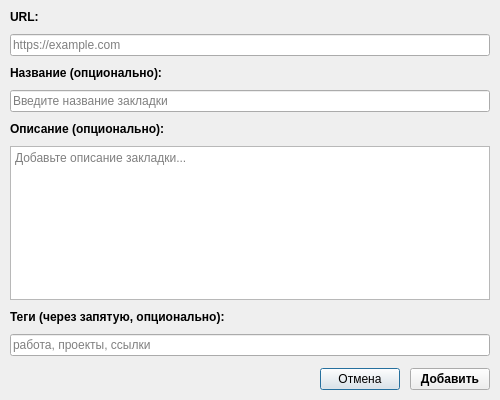
<?xml version="1.0" encoding="UTF-8"?>
<ui version="4.0">
 <class>AddBookmarkDialog</class>
 <widget class="QDialog" name="AddBookmarkDialog">
  <property name="geometry">
   <rect>
    <x>0</x>
    <y>0</y>
    <width>500</width>
    <height>400</height>
   </rect>
  </property>
  <property name="windowTitle">
   <string>Добавить закладку</string>
  </property>
  <layout class="QVBoxLayout" name="verticalLayout">
   <property name="spacing">
    <number>10</number>
   </property>
   <property name="leftMargin">
    <number>10</number>
   </property>
   <property name="topMargin">
    <number>10</number>
   </property>
   <property name="rightMargin">
    <number>10</number>
   </property>
   <property name="bottomMargin">
    <number>10</number>
   </property>
   <item>
    <widget class="QLabel" name="url_label">
     <property name="text">
      <string>URL:</string>
     </property>
     <property name="styleSheet">
      <string notr="true">font-weight: bold;</string>
     </property>
    </widget>
   </item>
   <item>
    <widget class="QLineEdit" name="url_edit">
     <property name="placeholderText">
      <string>https://example.com</string>
     </property>
    </widget>
   </item>
   <item>
    <widget class="QLabel" name="title_label">
     <property name="text">
      <string>Название (опционально):</string>
     </property>
     <property name="styleSheet">
      <string notr="true">font-weight: bold;</string>
     </property>
    </widget>
   </item>
   <item>
    <widget class="QLineEdit" name="title_edit">
     <property name="placeholderText">
      <string>Введите название закладки</string>
     </property>
    </widget>
   </item>
   <item>
    <widget class="QLabel" name="description_label">
     <property name="text">
      <string>Описание (опционально):</string>
     </property>
     <property name="styleSheet">
      <string notr="true">font-weight: bold;</string>
     </property>
    </widget>
   </item>
   <item>
    <widget class="QTextEdit" name="description_edit">
     <property name="maximumHeight">
      <number>80</number>
     </property>
     <property name="placeholderText">
      <string>Добавьте описание закладки...</string>
     </property>
     <property name="acceptRichText">
      <bool>false</bool>
     </property>
    </widget>
   </item>
   <item>
    <widget class="QLabel" name="tags_label">
     <property name="text">
      <string>Теги (через запятую, опционально):</string>
     </property>
     <property name="styleSheet">
      <string notr="true">font-weight: bold;</string>
     </property>
    </widget>
   </item>
   <item>
    <widget class="QLineEdit" name="tags_edit">
     <property name="placeholderText">
      <string>работа, проекты, ссылки</string>
     </property>
    </widget>
   </item>
   <item>
    <spacer name="verticalSpacer">
     <property name="orientation">
      <enum>Qt::Vertical</enum>
     </property>
     <property name="sizeHint" stdset="0">
      <size>
       <width>20</width>
       <height>40</height>
      </size>
     </property>
    </spacer>
   </item>
   <item>
    <layout class="QHBoxLayout" name="button_layout">
     <property name="spacing">
      <number>10</number>
     </property>
     <item>
      <spacer name="horizontalSpacer">
       <property name="orientation">
        <enum>Qt::Horizontal</enum>
       </property>
       <property name="sizeHint" stdset="0">
        <size>
         <width>40</width>
         <height>20</height>
        </size>
       </property>
      </spacer>
     </item>
     <item>
      <widget class="QPushButton" name="cancel_btn">
       <property name="text">
        <string>Отмена</string>
       </property>
      </widget>
     </item>
     <item>
      <widget class="QPushButton" name="add_btn">
       <property name="text">
        <string>Добавить</string>
       </property>
       <property name="styleSheet">
        <string notr="true">font-weight: bold;</string>
       </property>
      </widget>
     </item>
    </layout>
   </item>
  </layout>
 </widget>
 <resources/>
 <connections/>
</ui>
